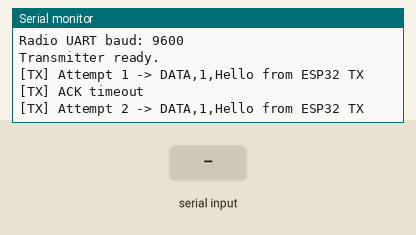
This sketch was run on a simulated ESP32. On the bench: the last lines printed to the serial monitor. Inputs (shaded band) come from the test bench.

Above: at 4.7 s.
4.8 s: "1\n" received over the second serial link
At 5.3 s:
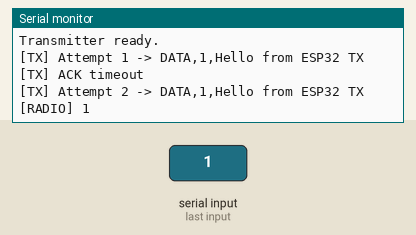
7.8 s: "0\n" received over the second serial link
9.3 s: "2\n" received over the second serial link
At 10.0 s:
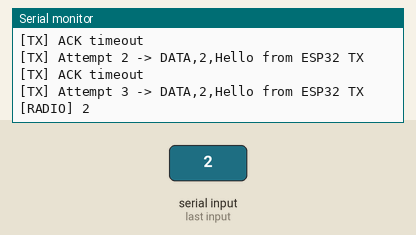
Timing chart, 0 to 12.3 s (numbered marks = the images above; inputs shaded):
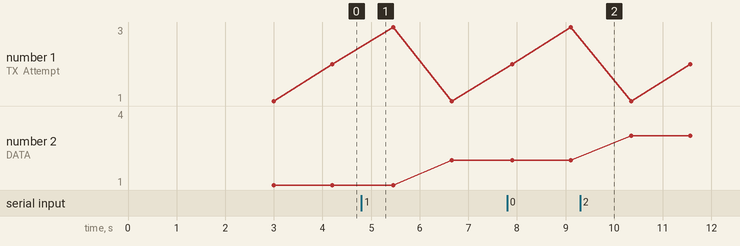

Measured:
- after the input at 4.8 s, the serial monitor: prints a new line at once (image 1)
- after the input at 9.3 s, the serial monitor: prints a new line at once (image 2)

The sketch:

DX_LR42_TX.ino
```cpp
#include <Arduino.h>

// DX-LR42 transmitter for ESP32 DevKit V1.
// GPIO17 (TX2) -> radio RXD; GPIO16 (RX2) <- radio TXD; GND -> GND.
// Configure this to match the UART baud stored inside the radio.
// 9600 is used because it was the last confirmed working speed.
static const int RADIO_RX_PIN = 16;
static const int RADIO_TX_PIN = 17;
static const uint32_t RADIO_BAUD = 9600;
static const uint32_t ACK_TIMEOUT_MS = 1200;
static const uint8_t MAX_ATTEMPTS = 3;
static const uint32_t SEND_INTERVAL_MS = 3000;

HardwareSerial Radio(2);
uint32_t sequenceNumber = 1;
uint32_t lastSendMs = 0;

String readRadioLine(uint32_t timeoutMs) {
  String line;
  uint32_t started = millis();
  while (millis() - started < timeoutMs) {
    while (Radio.available()) {
      char c = (char)Radio.read();
      if (c == '\n') { line.trim(); return line; }
      if (c != '\r' && line.length() < 120) line += c;
    }
    delay(1);
  }
  line.trim();
  return line;
}

bool waitForAck(uint32_t seq) {
  uint32_t started = millis();
  const String expected = "ACK," + String(seq);
  while (millis() - started < ACK_TIMEOUT_MS) {
    String response = readRadioLine(50);
    if (!response.length()) continue;
    Serial.print("[RADIO] ");
    Serial.println(response);
    if (response == expected) return true;
  }
  return false;
}

bool sendMessage(uint32_t seq) {
  String packet = "DATA," + String(seq) + ",Hello from ESP32 TX";
  for (uint8_t attempt = 1; attempt <= MAX_ATTEMPTS; ++attempt) {
    while (Radio.available()) Radio.read();
    Serial.printf("[TX] Attempt %u -> %s\n", attempt, packet.c_str());
    Radio.println(packet);
    if (waitForAck(seq)) {
      Serial.printf("[TX] ACK received for sequence %lu\n", (unsigned long)seq);
      return true;
    }
    Serial.println("[TX] ACK timeout");
  }
  Serial.printf("[TX] FAILED: no ACK for sequence %lu\n", (unsigned long)seq);
  return false;
}

void setup() {
  Serial.begin(115200);
  delay(500);
  Radio.begin(RADIO_BAUD, SERIAL_8N1, RADIO_RX_PIN, RADIO_TX_PIN);
  Serial.println("\nDX-LR42 ESP32 TRANSMITTER");
  Serial.printf("Radio UART baud: %lu\n", (unsigned long)RADIO_BAUD);
  Serial.println("Transmitter ready.");
}

void loop() {
  if (millis() - lastSendMs >= SEND_INTERVAL_MS) {
    lastSendMs = millis();
    sendMessage(sequenceNumber++);
  }
}
```
